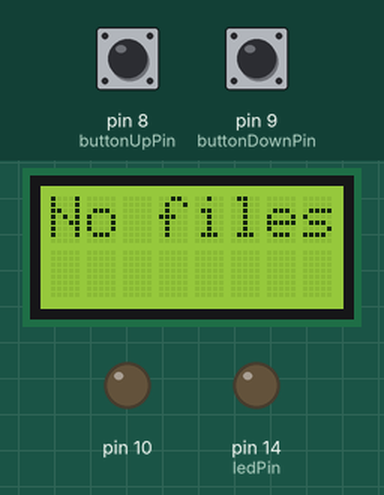
Recording of a sketch running on a simulated Arduino Uno, built with avr-gcc and run on an emulated ATmega328P. On the bench: 8×2 character LCD, output pins drawn as LEDs (lit = HIGH). The test bench sets the inputs (shaded band); at power-on: pin 8 (buttonUpPin) LOW, pin 9 (buttonDownPin) LOW. Storage starts empty; what the sketch prints to the serial monitor is not drawn.

Above: at 1.3 s.
1.4 s: pin 8 (buttonUpPin) pulled HIGH for 1 s
At 3.1 s:
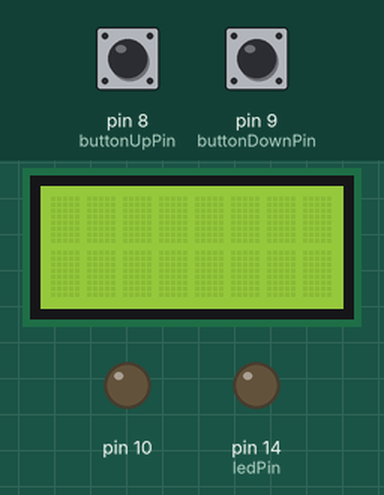
3.9 s: pin 9 (buttonDownPin) pulled HIGH for 3.2 s
At 7.7 s:
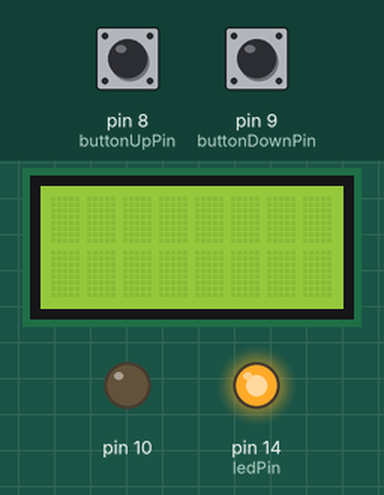
9.4 s: pin 8 (buttonUpPin) pulled HIGH for 3.2 s
At 13.8 s:
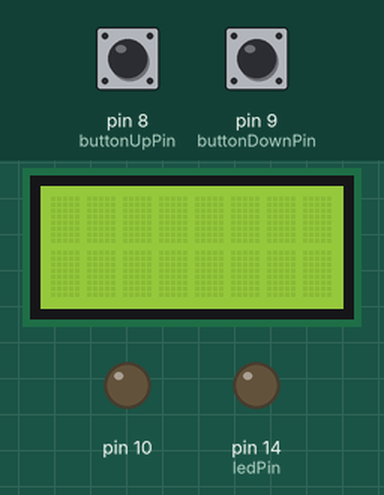
14.1 s: pin 8 (buttonUpPin) pulled HIGH for 0.15 s
At 14.5 s:
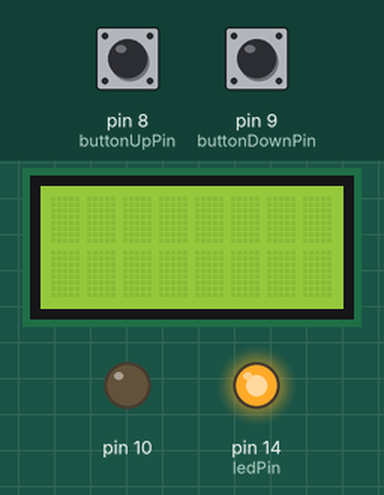
15.7 s: pin 8 (buttonUpPin) driven HIGH and pin 9 (buttonDownPin) driven HIGH
At 16.8 s:
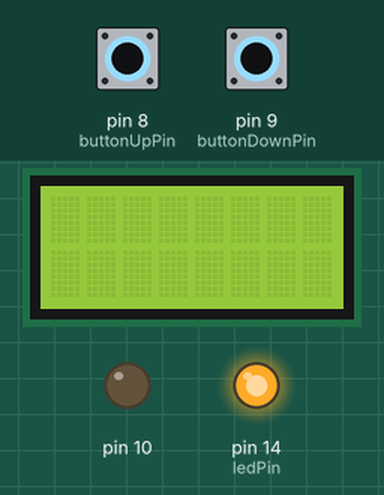
18.7 s: pin 9 (buttonDownPin) driven LOW
Timing chart, 0 to 21.7 s (numbered marks = the images above; inputs shaded):
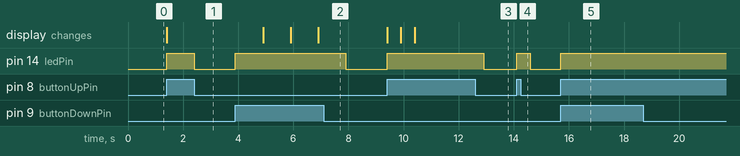

The sketch:

sketch_sd_lcd.ino
```cpp
#include <SD.h>
#include <SoftwareSerial.h>
#include <LiquidCrystal.h>

// lcd init
LiquidCrystal lcd(2,3,4,5,6,7);
// Root path
File root;

/**
 * File struct
 */
typedef struct {
  char name[13];
  unsigned int size;
} file_list;

// buttons
const int buttonUpPin     = 8;
const int buttonDownPin   = 9;
// ligth
const int ledPin          =  14;

// state of button
unsigned int buttonState  = 0;
// counter of files
unsigned int filesCount   = 0;
// index of file
unsigned int currentIndex = 0;

// files array
file_list *files;

/**
 * Resize files array
 */
file_list *addFile(file_list *term){
  file_list *t = (file_list*) realloc(term, sizeof(term) + sizeof(file_list));
  if(t == NULL){
    free(term);
  }

  return t;
}

/**
 * Clear lcd
 */
void lcdClear() {
  // left part of lcd
  lcd.setCursor(0,0);

  for(int i = 0; i < 8; i++){
    // write space
    lcd.write(0x20);
  }

  // right part of lcd
  lcd.setCursor(0,1);

  for(int i = 0; i < 8; i++){
    // write space
    lcd.write(0x20);
  }
}

/**
 * Write to lcd
 */
void lcdPrint(const char * str){
  // clear it
  lcdClear();

  // move to start
  lcd.setCursor(0,0);

  // write forst 8 bytes
  for(int i = 0; i < 8; i++){
    // no more bytes
    if(!(*str)){
      return;
    }

    lcd.write(*str++);
  }

  // move to right part of lcd
  lcd.setCursor(0,1);

  for(int i = 0; i < 8; i++){
    // nothing to write
    if(!(*str)){
      return;
    }

    lcd.write(*str++);
  }
}

/**
 * Init device
 */
void setup() {

  // init lcd
  lcd.begin(8, 2);

  // print init
  lcdPrint("Init SD card...");

  // Debug information
  Serial.begin(9600);
  Serial.print("Initializing SD card...");

  // IO init
  pinMode(10,            OUTPUT);
  pinMode(buttonUpPin,   INPUT);
  pinMode(buttonDownPin, INPUT);
  pinMode(ledPin,        OUTPUT);

  // Init sd card
  if ( ! SD.begin(10)) {
    Serial.println("initialization failed!");
    lcdPrint("Init SD faild");
    return;
  }

  Serial.println("Open root dir...");
  lcdPrint("Read dir...");
  root = SD.open("/");

  // read current directory
  readDirectory(root);

  // no files on sd
  if(filesCount == 0){
    Serial.println("No files");
    lcdPrint("No files");
  } else {
    // print current (first) file
    Serial.println(files[currentIndex].name);
    lcdPrint(files[currentIndex].name);
  }
}

/**
 * Moving position
 */
void movePos(const int to) {

  int index    = currentIndex + to;
  currentIndex = (int)(index % (index < 0 ? -filesCount : filesCount));

  Serial.print("Index: ");
  Serial.write(currentIndex + 0x30);
  Serial.write('\n');

  // print current filename
  lcdPrint(files[currentIndex].name);
  Serial.println(files[currentIndex].name);
}

/**
 * Work loop
 * Reading buttons
 */
void loop() {

  // read state of button up
  buttonState = digitalRead(buttonUpPin);

  // button pushed
  if (buttonState == HIGH) {
    // lighting
    digitalWrite(ledPin, HIGH);

    // move up cursor
    movePos(-1);

    // wait
    delay(500);
  } else {
    // switch off the light
    digitalWrite(ledPin, LOW);
  }

  // read state of button down
  buttonState = digitalRead(buttonDownPin);

  if (buttonState == HIGH) {
    // lighting
    digitalWrite(ledPin, HIGH);

    // move down cursor
    movePos(1);

    // wair
    delay(1000);
  } else {
    // switch off the light
    digitalWrite(ledPin, LOW);
  }
}

/**
 * Reading directory
 */
void readDirectory(File dir) {

  while(true) {

    // get file or dir
    File entry =  dir.openNextFile();

    // no more files
    if ( ! entry) {
      // reset position
      dir.rewindDirectory();
      break;
    }

    // just debug
    Serial.println(entry.name());

    // resize files array
    files = addFile(files);

    if(files == NULL){
      Serial.println("Error adding memory");
      return;
    }

    // copy name of file
    strcpy(files[filesCount].name, entry.name());
    // remeber size of file
    files[filesCount].size = entry.size();
    // add counter
    filesCount++;
  }
}
```

Measured:
- after the input at 1.4 s, pin 14 (ledPin): LOW → HIGH at once, → LOW 1.0 s later; the display: changes at once (image 1)
- after the input at 3.9 s, pin 14 (ledPin): LOW → HIGH at once, → LOW 4.0 s later
- after the input at 9.4 s, pin 14 (ledPin): LOW → HIGH at once, → LOW 3.5 s later
- after the input at 14.1 s, pin 14 (ledPin): LOW → HIGH at once, → LOW 0.50 s later
- after the input at 15.7 s, pin 14 (ledPin): LOW → HIGH at once
